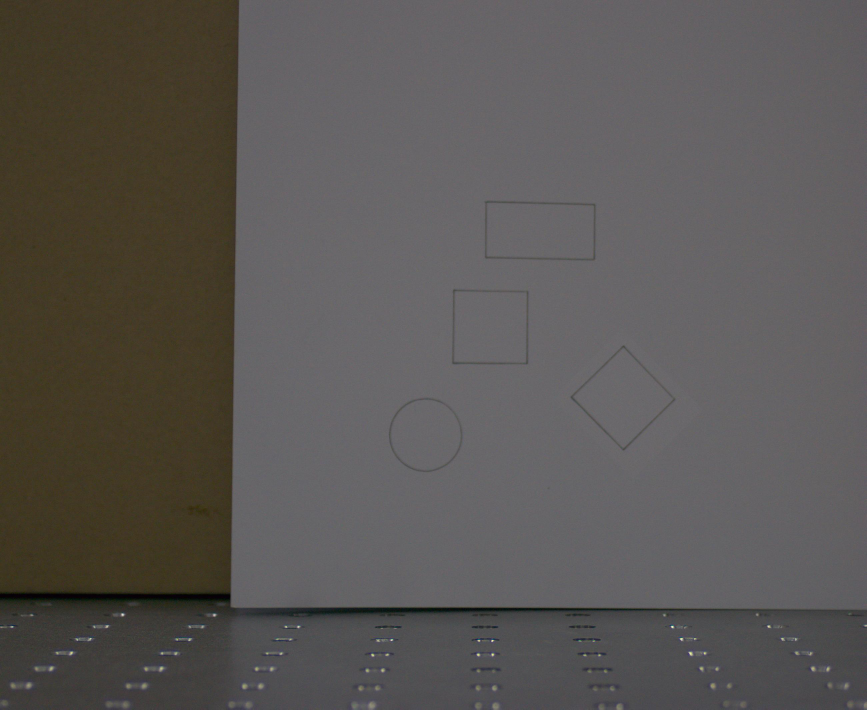
#> input picture Roi_Shapes2.png, 2600 x 2128 px, found by its file name (shown at 1/3 size)
$ python test3.py
#> lines starting #> are read from the running program, lines starting #| are printed output that depends on the picture; after the words box and inside, x2 and y2 are one past the last pixel; in counts of white or black regions, pixels touching at a corner belong together
import cv2 as cv
import numpy as np
import imutils
from pypylon import pylon

# Function to convert pixels to centimeters
def pixels_to_cm(pixels):
    factor1 = 0.0090
    factor2 = 0.0087
    average_factor = (factor1 + factor2) / 2
    return round(pixels * average_factor, 1)

# Empty callback function for trackbars
def empty(a):
    pass

# Create a named window and trackbars
cv.namedWindow("Parameters")
cv.resizeWindow("Parameters", 600, 230)
cv.createTrackbar("threshold 1", "Parameters", 26, 255, empty)
cv.createTrackbar("threshold 2", "Parameters", 43, 255, empty)
cv.createTrackbar("Shapes area", "Parameters", 31000, 50000, empty)
cv.createTrackbar("threshold 3", "Parameters", 90, 255, empty)
cv.createTrackbar("threshold 4", "Parameters", 140, 255, empty)
cv.createTrackbar("ROI Area", "Parameters", 47700, 50000, empty)

# Function to get the center of a contour
def get_center(contour):
    rect = cv.minAreaRect(contour)
    center = (int(rect[0][0]), int(rect[0][1]))
    return center

def getROI(img, imgContour):
    contours, hierarchy = cv.findContours(img, cv.RETR_EXTERNAL, cv.CHAIN_APPROX_NONE)
    for cnt in contours:
        areaMin = cv.getTrackbarPos("ROI Area", "Parameters")
        area = cv.contourArea(cnt)
        if area > areaMin:
            epsilon = 0.03 * cv.arcLength(cnt, True)
            approx = cv.approxPolyDP(cnt, epsilon, True)
            num_vertices = len(approx)
            x, y, w, h = cv.boundingRect(approx)
            cv.rectangle(imgContour, (x , y), (x + w, y + h), (0, 255, 0), 2)
            cv.putText(imgContour, "ROI", (x + 30, y + 30), cv.FONT_HERSHEY_COMPLEX, 1, (0, 255, 0), 1)
            origin = (int(x), int(y))
            return origin

# Function to process contours and draw shapes
def process_contours(img, imgContour):
    contours, _ = cv.findContours(img, cv.RETR_EXTERNAL, cv.CHAIN_APPROX_NONE)
    for cnt in contours:
        areaMin = cv.getTrackbarPos("Shapes area", "Parameters")
        area = cv.contourArea(cnt)
        if area > areaMin:
            center = get_center(cnt)
            if center is None:
                continue
            height, width, _ = imgContour.shape
            cv.drawContours(imgContour, [cnt], -1, (255, 0, 255), 7)
            epsilon = 0.03 * cv.arcLength(cnt, True)
            approx = cv.approxPolyDP(cnt, epsilon, True)
            num_vertices = len(approx)
            x, y, w, h = cv.boundingRect(approx)
            aspect_ratio = float(w) / h

            # Calculate rotation angle
            rect = cv.minAreaRect(cnt)
            _, _, rotation = rect
            rotation_angle = abs(rotation)

            if rotation_angle > 1 and num_vertices < 7:
                # Get the rotated bounding box
                box = cv.boxPoints(rect)
                box = np.intp(box)
                cnt_rotated = cv.boxPoints(rect)
                cnt_rotated = np.intp(cnt_rotated)
                # Get the rotation matrix for negative angle to rotate it back
                M = cv.getRotationMatrix2D(center, -rotation_angle, 1)
                # Apply the rotation to the contour points
                cnt_rotated = cv.transform(np.array([cnt_rotated]), M)[0]
                cnt_rotated = np.intp(cnt_rotated)
                # Compute the bounding box of the rotated contour
                x, y, w, h = cv.boundingRect(cnt_rotated)

                # Compute the width and height of the rotated square
                rotated_square_width = w
                rotated_square_height = h

                # Draw bounding rectangle
                cv.rectangle(imgContour, (x, y), (x + w, y + h), (0, 255, 0), 2)

                # Display shape information
                cv.putText(imgContour, f"Width: {pixels_to_cm(rotated_square_width)} cm", (x + w + 20, y + 60), cv.FONT_HERSHEY_COMPLEX, 1, (0, 255, 0), 1)
                cv.putText(imgContour, f"Height: {pixels_to_cm(rotated_square_height)} cm", (x + w + 20, y + 100), cv.FONT_HERSHEY_COMPLEX, 1, (0, 255, 0), 1)
                cv.putText(imgContour, f"Rotation about horizontal: {round(rotation_angle, 1)}", (x + w + 20, y + 140), cv.FONT_HERSHEY_COMPLEX, 1, (0, 255, 0), 1)

            # Draw bounding rectangle
            cv.rectangle(imgContour, (x, y), (x + w, y + h), (0, 255, 0), 2)
            # Display shape information
            shape_info = ""
            if num_vertices == 3:
                shape_info = "Triangle"
            elif num_vertices == 4:
                if aspect_ratio >= 0.95 and aspect_ratio <= 1.05:
                    shape_info = "Square"
                else:
                    shape_info = "Rectangle"
            elif num_vertices == 5:
                shape_info = "Pentagon"
            elif num_vertices == 6:
                shape_info = "Hexagon"
            else:
                shape_info = "Circle"
                cv.putText(imgContour, f"Radius: {pixels_to_cm(w)/2} cm", (x + w + 20, y + 60), cv.FONT_HERSHEY_COMPLEX, 1, (0, 255, 0), 1)
                cv.putText(imgContour, f"Center: {center[0] - origin[0], center[1] - origin[1]}", (x + w + 20, y + 100), cv.FONT_HERSHEY_COMPLEX, 1, (0, 255, 0), 1)
            if num_vertices < 7:
                if rotation_angle < 1:
                    cv.putText(imgContour, f"Width: {pixels_to_cm(w)} cm", (x + w + 20, y + 60), cv.FONT_HERSHEY_COMPLEX, 1, (0, 255, 0), 1)
                    cv.putText(imgContour, f"Height: {pixels_to_cm(h)} cm", (x + w + 20, y + 100), cv.FONT_HERSHEY_COMPLEX, 1, (0, 255, 0), 1)
                    cv.putText(imgContour, f"Center: {center[0] - origin[0], center[1] - origin[1]}", (x + w + 20, y + 140), cv.FONT_HERSHEY_COMPLEX, 1, (0, 255, 0), 1)
                    cv.putText(imgContour, f"Rotation about horizontal: {round(rotation_angle, 1)}", (x + w + 20, y + 180), cv.FONT_HERSHEY_COMPLEX, 1, (0, 255, 0), 1)
            cv.putText(imgContour, shape_info, (x + w + 20, y + 20), cv.FONT_HERSHEY_COMPLEX, 1, (0, 255, 0), 1)

# Main loop
while True:
    img = cv.imread("Roi_shapes2.png")  # Image original resolution is 2880 x 1920
#> img is the input picture: shape (2128, 2600, 3); mean B, G, R 83.5, 86.4, 89.8
    imgContour = img.copy()
    blurred = cv.GaussianBlur(imgContour, (7, 7), 1)
    gray = cv.cvtColor(blurred, cv.COLOR_BGR2GRAY)
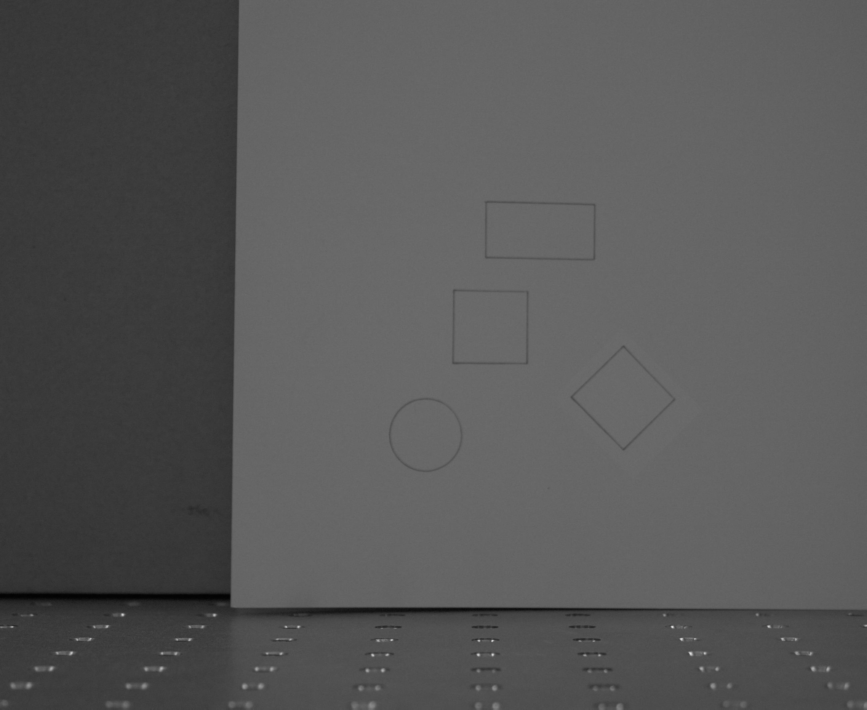
#> gray: shape (2128, 2600) (shown at 1/3 size); min 2, max 228, mean 87.1
    threshold1 = cv.getTrackbarPos("threshold 1", "Parameters")
    threshold2 = cv.getTrackbarPos("threshold 2", "Parameters")
    threshold3 = cv.getTrackbarPos("threshold 3", "Parameters")
    threshold4 = cv.getTrackbarPos("threshold 4", "Parameters")
    thresh = cv.threshold(gray, threshold3, threshold4, cv.THRESH_BINARY)[1]
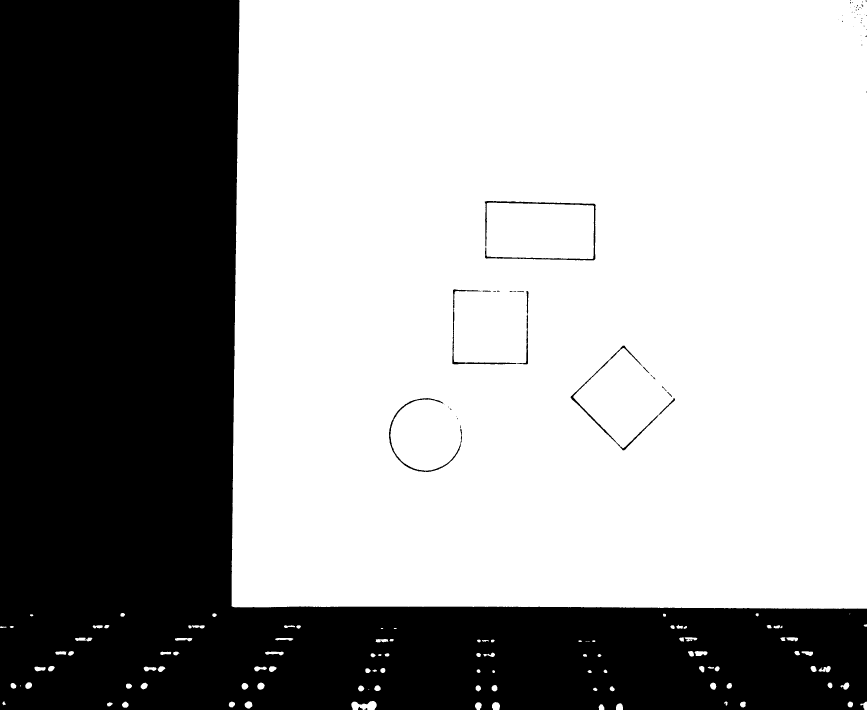
#> thresh: shape (2128, 2600) (shown at 1/3 size); values 0 (black) and 140 (white), 62.5% white; 63 black regions (48 under 20 px), largest, box (x1, y1, x2, y2) and area: (0, 0, 2600, 2128) 2060689, (1454, 603, 1787, 781) 4064, (1712, 1037, 1975, 1351) 2630
    canny = cv.Canny(gray, threshold1, threshold2)
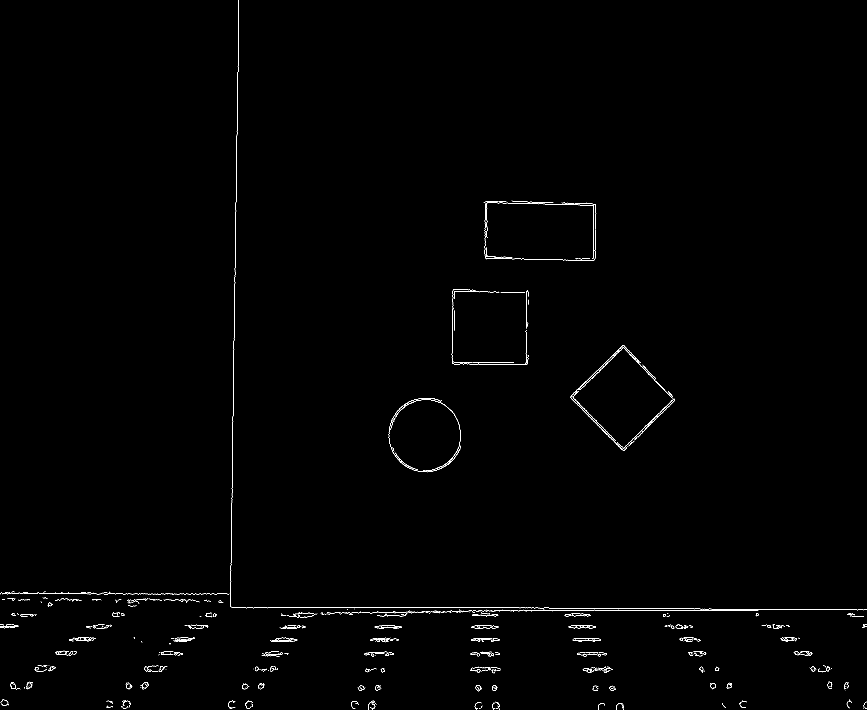
#> canny: shape (2128, 2600) (shown at 1/3 size); 0.41% white in thin lines or dots
    kernel = np.ones((3, 3))
    dilated = cv.dilate(canny, kernel, iterations=1)
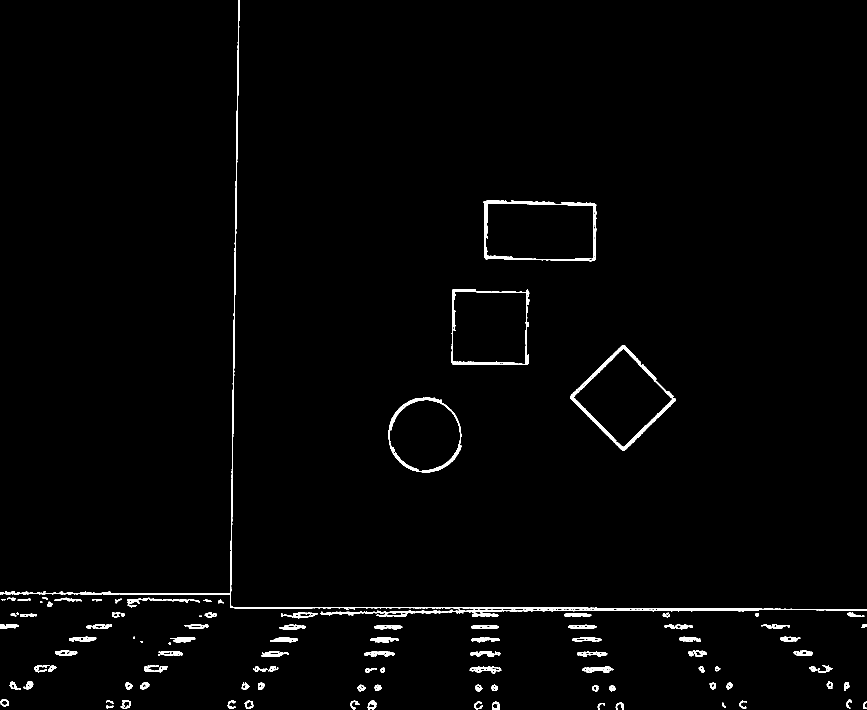
#> dilated: shape (2128, 2600) (shown at 1/3 size); 1.4% white; 146 white regions (10 under 20 px)
    origin = getROI(thresh, imgContour)
#> in getROI, `contours, hierarchy = cv.findContours(img, cv.RETR_EXTERNAL, cv.CHAIN_..`: contours = 105 contours, 6 with area under 20; largest, box (x1, y1, x2, y2) and area: (694, 0, 2600, 1827) 3448039, (1054, 2103, 1130, 2128) 1260, (1476, 2106, 1500, 2128) 404, (2084, 1953, 2123, 1968) 392, (795, 1955, 851, 1966) 356
#> in getROI, `area = cv.contourArea(cnt)`: area = 178
#> origin = (696, 0)
    process_contours(dilated, imgContour)
#> in process_contours, `contours, _ = cv.findContours(img, cv.RETR_EXTERNAL, cv.CHAIN_APPROX_N..`: contours = 144 contours, 16 with area under 20; largest, box (x1, y1, x2, y2) and area: (1450, 601, 1790, 784) 57077, (1711, 1035, 2026, 1353) 51362, (1165, 1193, 1384, 1418) 38521, (690, 0, 2600, 1851) 12872, (1354, 867, 1587, 1095) 2138
#> in process_contours, `area = cv.contourArea(cnt)`: area = 72.5
    imgContour = imutils.resize(imgContour, width=1000)
    height, width, _ = imgContour.shape
#> height = 818; width = 1000
    # Draw x-axis (horizontal line)
    x_axis_color = (0, 0, 255) # Red color
    cv.line(imgContour, (0, height - 50), (200, height - 50), x_axis_color, thickness=2)
    # Draw y-axis (vertical line)
    y_axis_color = (0, 0, 255)  # Red color
    cv.line(imgContour, (50, height), (50, height - 200), y_axis_color, thickness=2)
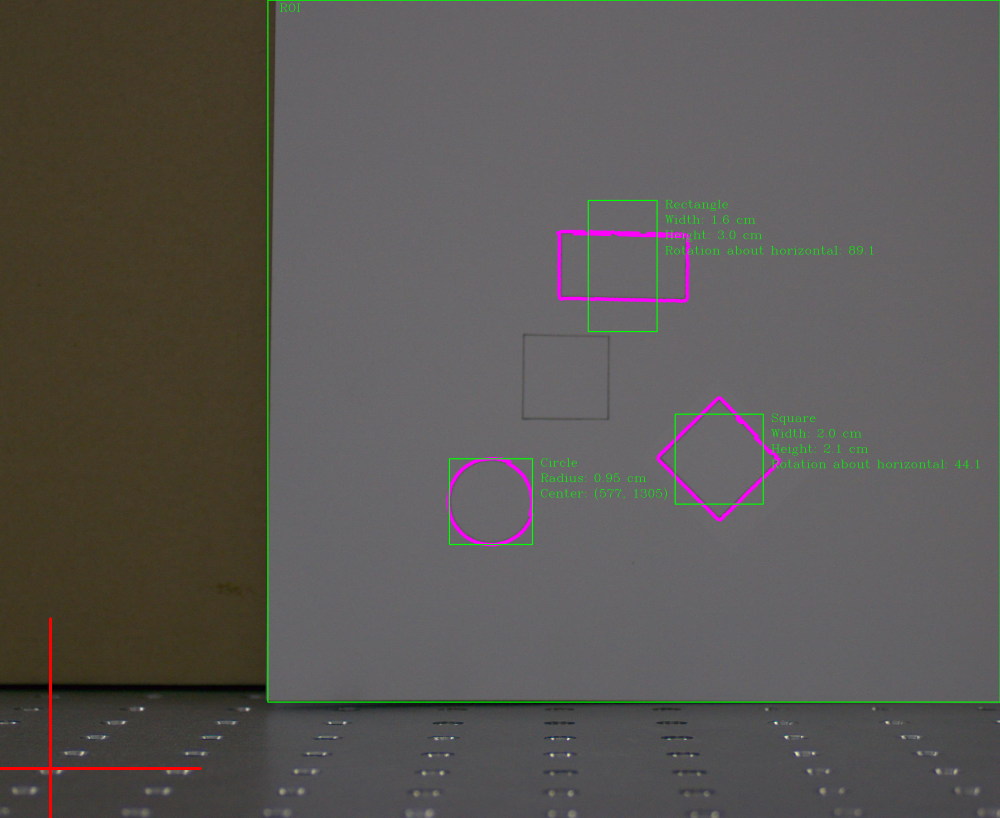
#> imgContour: shape (818, 1000, 3); mean B, G, R 83.5, 86.9, 90.2
    cv.imshow("Image with contours", imgContour)
    thresh = imutils.resize(thresh, width=1000)
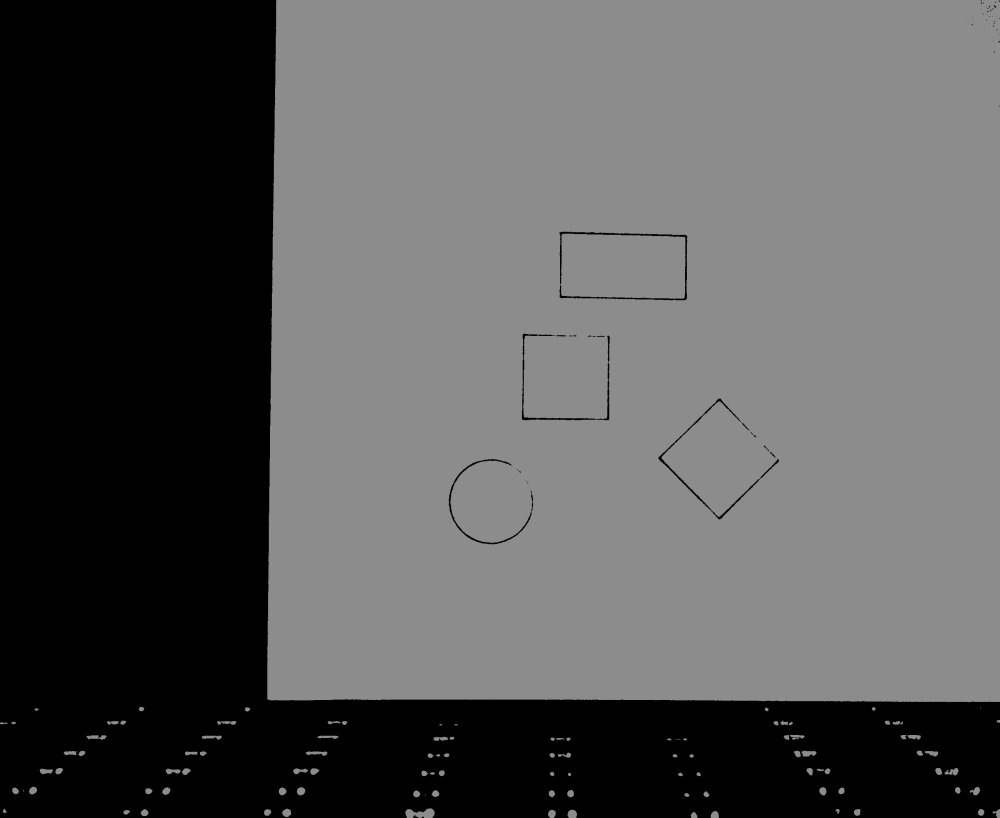
#> thresh: shape (818, 1000); min 0, max 140, mean 87.5

    if cv.waitKey(1) & 0xFF == ord('q'):
#> (key q is pressed here)
        break

cv.destroyAllWindows()

$ run again, with Shapes.jpg saved as Roi_Shapes2.png
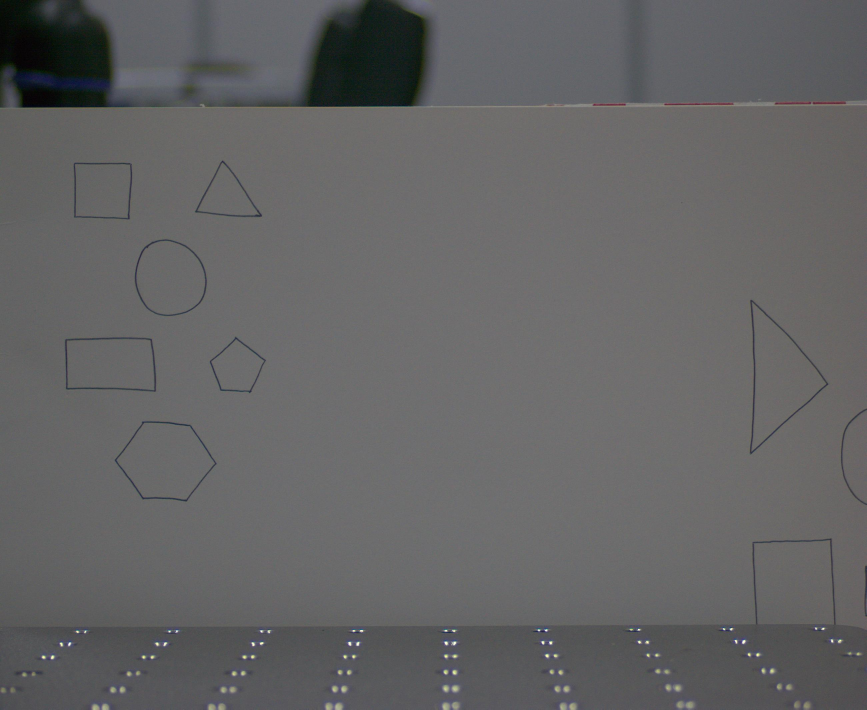
#> input picture Shapes.jpg, 2600 x 2128 px, found by its file name (shown at 1/3 size)
#> img is the input picture: shape (2128, 2600, 3); mean B, G, R 100.3, 99.7, 99.9
#> `thresh = cv.threshold(gray, threshold3, threshold4, cv.THRESH_BINARY)[1]`:
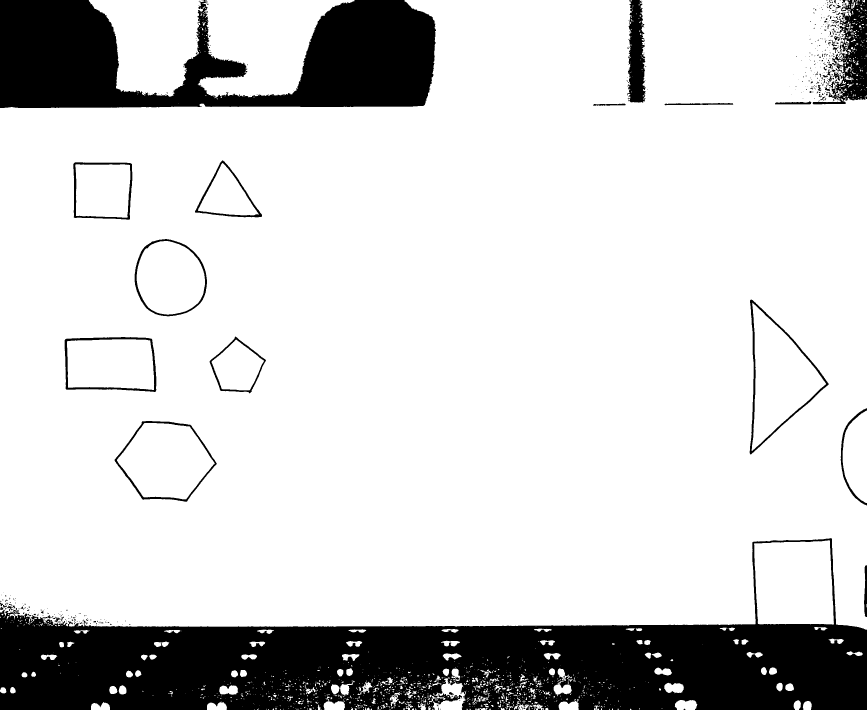
#> thresh: shape (2128, 2600) (shown at 1/3 size); values 0 (black) and 140 (white), 82.9% white; 474 black regions (395 under 20 px), largest, box (x1, y1, x2, y2) and area: (0, 1614, 2600, 2128) 608847, (0, 0, 1308, 324) 262310, (2438, 0, 2600, 313) 20326
#> canny: shape (2128, 2600); 0.53% white in thin lines or dots
#> `dilated = cv.dilate(canny, kernel, iterations=1)`:
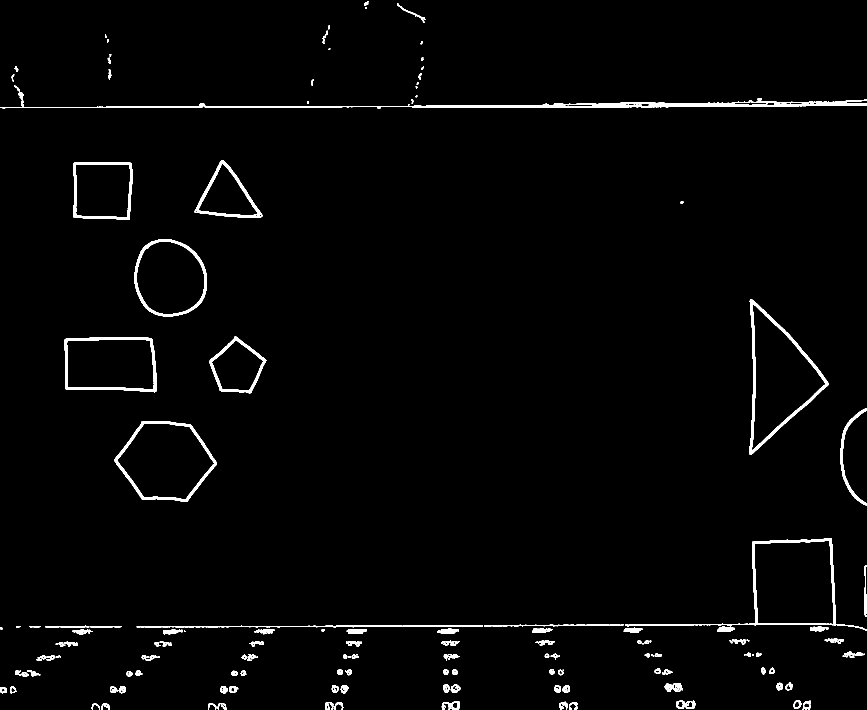
#> dilated: shape (2128, 2600) (shown at 1/3 size); 1.7% white; 194 white regions (19 under 20 px)
#> contours = 1331 contours, 1146 with area under 20; largest, box (x1, y1, x2, y2) and area: (0, 0, 2600, 1889) 4341064, (595, 0, 1064, 295) 82983, (266, 0, 613, 291) 66844, (2262, 1621, 2502, 1874) 55730, (2528, 1232, 2600, 1509) 14754
#> area = 0
